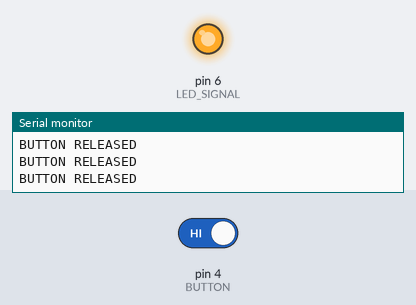
This sketch was run on a simulated Arduino Uno, built with avr-gcc and run on an emulated ATmega328P. Parts: output pins drawn as LEDs (lit = HIGH), the last lines printed to the serial monitor. The test bench sets the inputs (shaded band); at power-on: pin 4 (BUTTON) HIGH.

Above: at 12.8 s.
12.9 s: pin 4 (BUTTON) driven LOW
At 19.1 s:
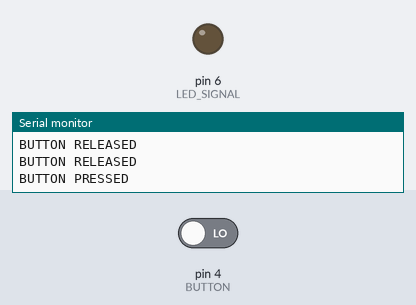
Timing chart, 0 to 27.5 s (numbered marks = the images above; inputs shaded):
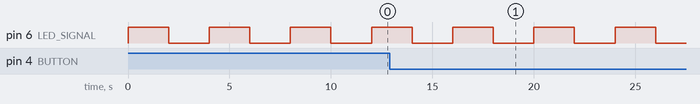

The sketch:

basic_1button_1led.ino
```cpp
const int BUTTON = 4;
const int LED_SIGNAL = 6;

void setup() {
  Serial.begin(115200);
  pinMode(BUTTON, INPUT_PULLUP);
  pinMode(LED_SIGNAL, OUTPUT);
}

void loop() {
  digitalWrite(LED_SIGNAL, HIGH);
  delay(2000);
  digitalWrite(LED_SIGNAL, LOW);
  delay(2000);

  Serial.println(digitalRead(BUTTON) == LOW
                 ? "BUTTON PRESSED"
                 : "BUTTON RELEASED");
}
```

Measured:
- by itself, pin 6 (LED_SIGNAL): alternates HIGH for 2.0 s and LOW for 2.0 s
